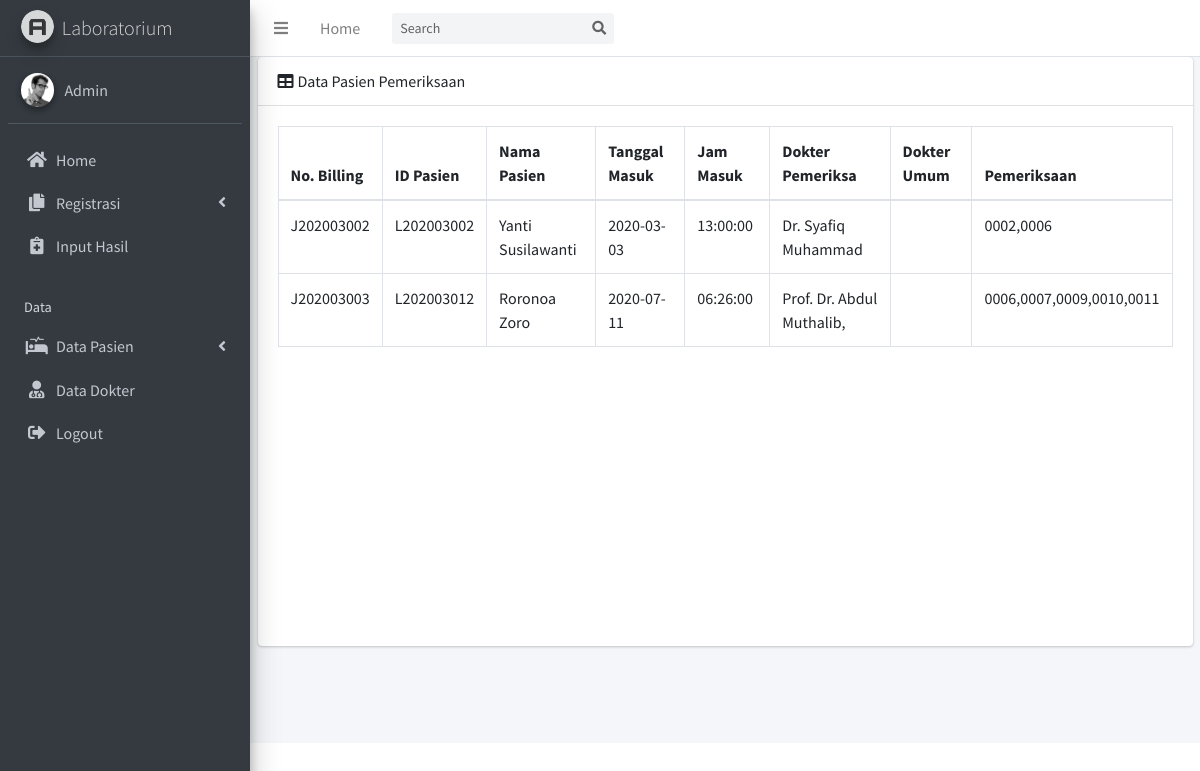
The page /pasien_rajal.php (signed in) on the database its author committed.
### tables this page shows
CREATE TABLE `rawat_jalan` (
  `nomorbilling_rj` varchar(10) NOT NULL,
  `nama_dokter` varchar(25) NOT NULL,
  `dokter_umum` varchar(25) DEFAULT NULL,
  `tgl_masuk` date NOT NULL,
  `jam_masuk` time NOT NULL,
  `pembayaran_rj` varchar(15) NOT NULL,
  `id_pasien` varchar(10) NOT NULL,
  `kode_pemeriksaan` varchar(25) NOT NULL
);

CREATE TABLE `data_pasien` (
  `id_pasien` varchar(10) NOT NULL,
  `nama_pasien` varchar(25) NOT NULL,
  `tmptlahir_pasien` varchar(15) NOT NULL,
  `ttl_pasien` date NOT NULL,
  `alamat_pasien` varchar(30) NOT NULL,
  `gender_pasien` varchar(15) NOT NULL
);

### pasien_rajal.php (the view, shortened to what this page needs)
<!DOCTYPE html>
<html>
<head>
  <link rel="stylesheet" href="plugins/fontawesome-free/css/all.min.css">
  <link rel="stylesheet" href="https://code.ionicframework.com/ionicons/2.0.1/css/ionicons.min.css">
  <link rel="stylesheet" href="plugins/tempusdominus-bootstrap-4/css/tempusdominus-bootstrap-4.min.css">
  <link rel="stylesheet" href="plugins/icheck-bootstrap/icheck-bootstrap.min.css">
  <link rel="stylesheet" href="plugins/jqvmap/jqvmap.min.css">
  <link rel="stylesheet" href="dist/css/adminlte.min.css">
  <link rel="stylesheet" href="plugins/overlayScrollbars/css/OverlayScrollbars.min.css">
  <link rel="stylesheet" href="plugins/daterangepicker/daterangepicker.css">
  <link rel="stylesheet" href="plugins/summernote/summernote-bs4.css">
  <link href="dist/css/style2.css" rel="stylesheet">
</head>
<body class="hold-transition sidebar-mini layout-fixed">
<div class="wrapper">
  <nav class="main-header navbar navbar-expand navbar-white navbar-light">
    <ul class="navbar-nav">
      <li class="nav-item">
        <a class="nav-link" data-widget="pushmenu" href="#"><i class="fas fa-bars"></i></a>
      </li>
      <li class="nav-item d-none d-sm-inline-block">
        <a href="index3.html" class="nav-link">Home</a>
      </li>
    </ul>
    <form class="form-inline ml-3">
      <div class="input-group input-group-sm">
        <input class="form-control form-control-navbar" type="search" placeholder="Search" aria-label="Search">
        <div class="input-group-append">
          <button class="btn btn-navbar" type="submit">
            <i class="fas fa-search"></i>
          </button>
        </div>
      </div>
    </form>
  </nav>
  <aside class="main-sidebar sidebar-dark-primary elevation-4">
    <a href="index.php" class="brand-link">
      <img src="dist/img/AdminLTELogo.png" alt="AdminLTE Logo" class="brand-image img-circle elevation-3"
           style="opacity: .8">
      <span class="brand-text font-weight-light">Laboratorium</span>
    </a>
    <div class="sidebar">
      <div class="user-panel mt-3 pb-3 mb-3 d-flex">
        <div class="image">
          <img src="dist/img/user2-160x160.jpg" class="img-circle elevation-2" alt="User Image">
        </div>
        <div class="info">
          <a href="#" class="d-block">Admin</a>
        </div>
      </div>
      <nav class="mt-2">
        <ul class="nav nav-pills nav-sidebar flex-column" data-widget="treeview" role="menu" data-accordion="false">
          <li class="nav-item">
            <a href="index.php" class="nav-link">
              <i class="nav-icon fas fa-home"></i>
              <p>
                Home
              </p>
            </a>
          </li>
          <li class="nav-item has-treeview">
            <a href="#" class="nav-link">
              <i class="nav-icon fas fa-copy"></i>
              <p>
                Registrasi
                <i class="fas fa-angle-left right"></i>
              </p>
            </a>
          </li>
          <li class="nav-item has-treeview">
            <a href="input_hasil.php" class="nav-link">
              <i class="nav-icon fas fa-notes-medical"></i>
              <p>
                Input Hasil
              </p>
            </a>
          </li>
          <li class="nav-header">Data</li>
          <li class="nav-item has-treeview">
            <a href="#" class="nav-link">
              <i class="nav-icon fas fa-procedures"></i>
              <p>
                Data Pasien
                <i class="fas fa-angle-left right"></i>
              </p>
            </a>
          </li>
          <li class="nav-item">
            <a href="data_dokter.php" class="nav-link">
              <i class="nav-icon fas fa-user-md"></i>
              <p>
                Data Dokter
              </p>
            </a>
          </li>
           <?php if (!isset($_SESSION['username'])){ ?>
          <li class="nav-item">
            <a href="login.php" class="nav-link">
              <i class="nav-icon fas fa-sign-in-alt"></i>
              <p>
                Login
              </p>
            </a>
          </li>
      <?php } else { ?>
          <li class="nav-item">
            <a href="php/logout.php" class="nav-link">
              <i class="nav-icon fas fa-sign-out-alt"></i>
              <p>
                Logout
              </p>
            </a>
          </li>
      <?php } ?>
        </ul>
      </nav>
    </div>
  </aside>
  <div class="content-wrapper">
  <div class="container">
      <div class="card mb-4">
          <div class="card-header">
            <i class="fas fa-table mr-1"></i>Data Pasien Pemeriksaan</div>
          <div class="card-body">
            <div class="scrollable-idx">
              <div class="table-responsive">
                  <table class="table table-bordered" id="dataTable" width="100%" cellspacing="0">
                      <thead>
                          <tr>
                              <th>No. Billing</th>
                              <th>ID Pasien</th>
                              <th>Nama Pasien</th>
                              <th>Tanggal Masuk</th>
                              <th>Jam Masuk</th>
                              <th>Dokter Pemeriksa</th>
                              <th>Dokter Umum</th>
                              <th>Pemeriksaan</th>
                          </tr>
                      </thead>
                      <tbody>
                          <tr>
                          <?php
                              include 'php/koneksi.php';
                                  $query = mysqli_query($conn, "SELECT rawat_jalan.*, data_pasien.nama_pasien
                            FROM rawat_jalan, data_pasien
                            WHERE rawat_jalan.id_pasien = data_pasien.id_pasien
                            ORDER BY id_pasien ASC");
                            ?>
                                  <?php
                                  if(mysqli_num_rows($query)) {?>
                                    <?php while ($row=mysqli_fetch_array($query)) {?>
                                    <tr>
                                      <td><?php echo $row ["nomorbilling_rj"] ?></td>
                                      <td><?php echo $row ["id_pasien"] ?></td>
                                      <td><?php echo $row ["nama_pasien"] ?></td>
                                      <td><?php echo $row ["tgl_masuk"] ?></td>
                                      <td><?php echo $row ["jam_masuk"] ?></td>
                                      <td><?php echo $row ["nama_dokter"] ?></td>
                                      <td><?php echo $row ["dokter_umum"] ?></td>
                                      <td><?php echo $row ["kode_pemeriksaan"] ?></td>
                                    </tr>
                                    <?php }?>
                                  <?php }?>
                          </tr>
                      </tbody>
                  </table>
              </div>
          </div>
      </div>
  </div>
</div>
</div>
</div>
</body>
</html>

### rows shown on the page
rawat_jalan: nomorbilling_rj "J202003002", id_pasien "L202003002", id_pasien.nama_pasien "Yanti Susilawanti", tgl_masuk "2020-03-03", jam_masuk "13:00:00", nama_dokter "Dr. Syafiq Muhammad", kode_pemeriksaan "0002,0006"
rawat_jalan: nomorbilling_rj "J202003003", id_pasien "L202003012", id_pasien.nama_pasien "Roronoa Zoro", tgl_masuk "2020-07-11", jam_masuk "06:26:00", nama_dokter "Prof. Dr. Abdul Muthalib,", kode_pemeriksaan "0006,0007,0009,0010,0011"
